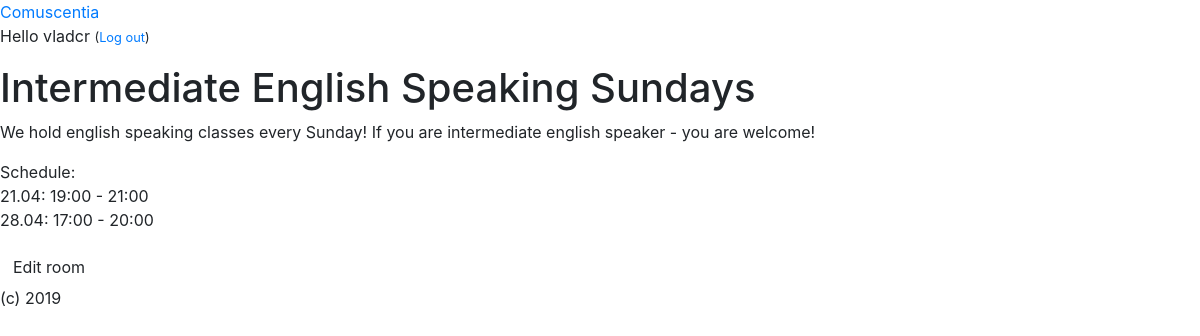
Before: /room/1/ (signed in) with the older database file.
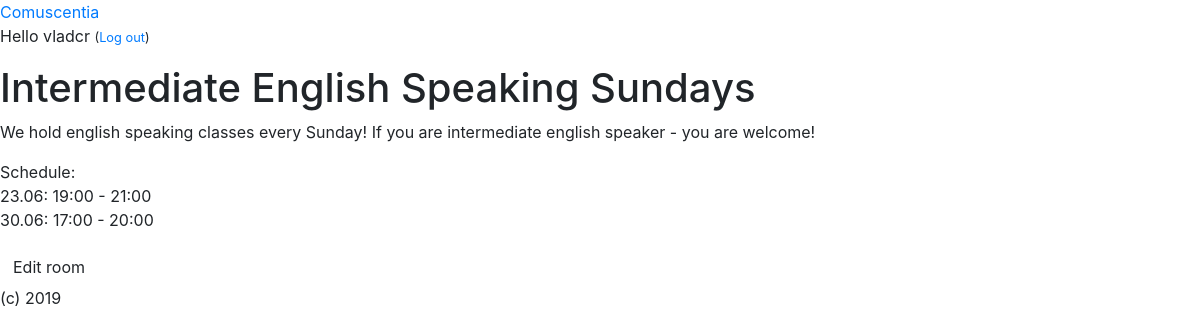
After: the same page with the newer database file.
### comuscentia/models.py (models this page shows, shortened)
class Room(models.Model):
	owner = models.ForeignKey(settings.AUTH_USER_MODEL, on_delete=models.CASCADE)
	title = models.CharField(max_length=200)
	created_date = models.DateTimeField(default=timezone.now)
	description = models.CharField(max_length=200)
	textblock = models.TextField(default="Text field for learning stuff. We advice to start with a link to the chat.")
	close = models.BooleanField(default=False) # if room is closed for new participants, don't show in search

### comuscentia/views.py (the view)
# urls.py: path('room/<int:pk>/', views.room, name='room'),
@login_required
def room(request, pk):
	room = get_object_or_404(Room, pk=pk)
	return render(request, 'comuscentia/room.html', {'room': room})

### comuscentia/templates/comuscentia/room.html
{% extends 'comuscentia/base.html' %}
{% block content %}
	<h1>{{ room.title }}</h1>
    <p>{{ room.description|linebreaksbr }}</p>
    <p>{{ room.textblock|linebreaksbr }}</p>
    {% if user.is_authenticated %}
    <a class="btn btn-default" href="{% url 'edit_room' pk=room.pk %}">Edit room</a>
    {% endif %}
{% endblock %}

### comuscentia/templates/comuscentia/base.html (shortened to what this page needs)
{% load static %}
<html>
    <head>
        <link rel="stylesheet" href="https://stackpath.bootstrapcdn.com/bootstrap/4.3.1/css/bootstrap.min.css">
        <link rel="stylesheet" href="{% static 'css/style.css' %}">
    </head>
	<body>
		<header>
			<a class="top-menu" href="/">Comuscentia</a>
            {% if user.is_authenticated %}
                <p class="top-menu">Hello {{ user.username }} <small>(<a href="{% url 'logout' %}">Log out</a>)</small></p>
            {% else %}
                <a href="{% url 'login' %}" class="top-menu">Login</a>
            {% endif %}
		</header>
		{% block content %}
        {% endblock %}
        <footer>
        	(c) 2019
        </footer>
	</body>
</html>

Changed rows visible on the page:
changed Room "Intermediate English Speaking Sundays": textblock "Schedule: 21.04: 19:00 - 21:00 28.04: 17:00 - 20:00" → "Schedule: 23.06: 19:00 - 21:00 30.06: 17:00 - 20:00"
